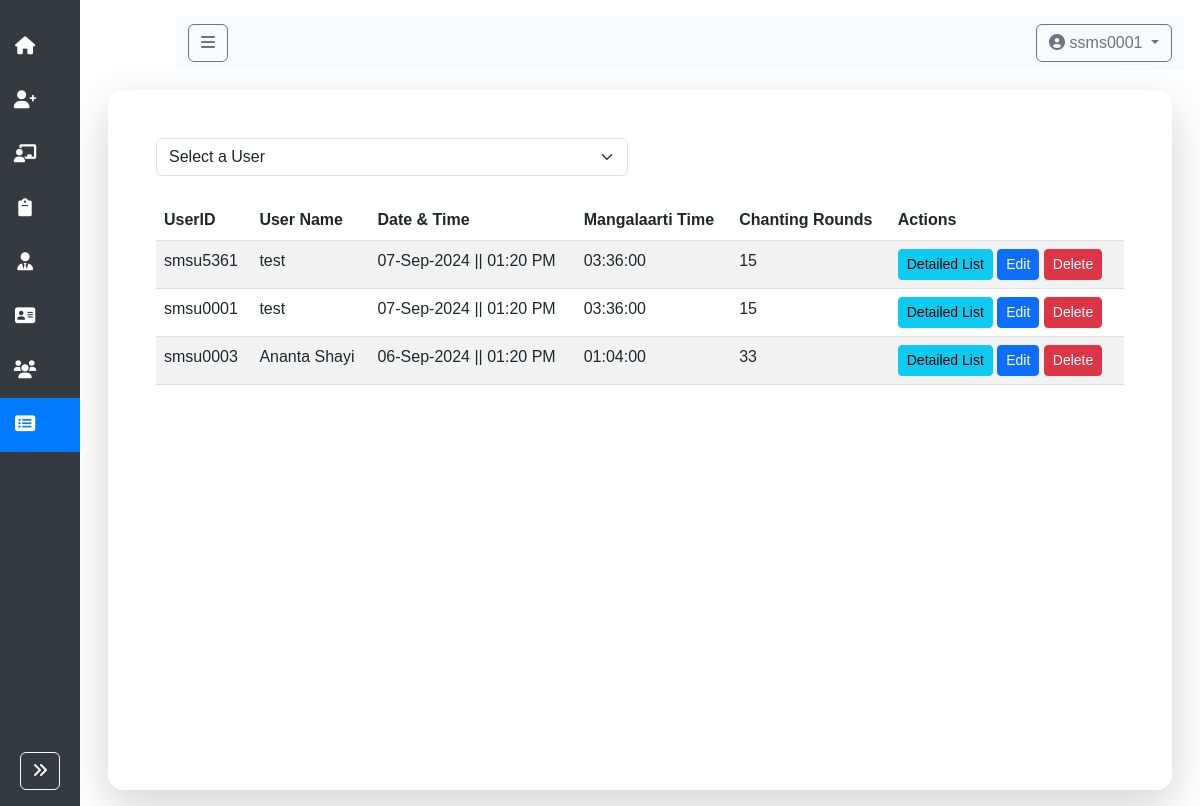
Before: /view_shadhana_records.php (signed in) with the older database file.
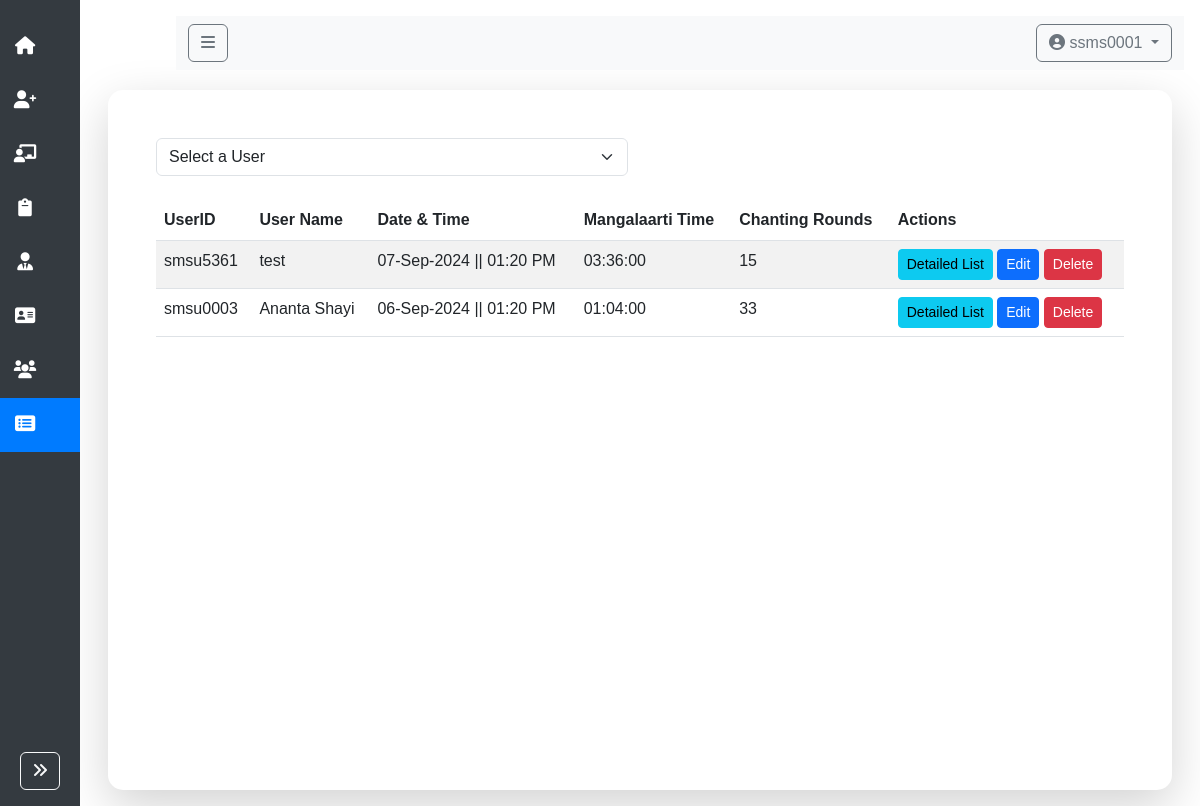
After: the same page with the newer database file.
### tables this page shows
CREATE TABLE `users` (
  `id` int(11) NOT NULL,
  `name` varchar(100) NOT NULL,
  `email` varchar(100) NOT NULL,
  `phone` varchar(100) NOT NULL,
  `password` varchar(255) NOT NULL,
  `userid` varchar(50) NOT NULL,
  `role` varchar(50) NOT NULL
);

CREATE TABLE `shadhana_record` (
  `id` int(11) NOT NULL,
  `userid` varchar(100) NOT NULL,
  `user_name` varchar(100) NOT NULL,
  `morning_wake_up_time` time DEFAULT NULL,
  `mangalaarti_time` time DEFAULT NULL,
  `tulsi_parikrama` enum('Yes','No') DEFAULT 'No',
  `chanting_rounds` int(11) DEFAULT NULL,
  `chanting_finished_time` time DEFAULT NULL,
  `grantha_study` enum('Yes','No') DEFAULT 'No',
  `which_grantha` varchar(255) DEFAULT NULL,
  `grantha_reading_duration` varchar(100) DEFAULT NULL,
  `lecture_hearing` enum('Yes','No') DEFAULT 'No',
  `which_lecture` varchar(255) DEFAULT NULL,
  `lecture_hearing_duration` varchar(100) DEFAULT NULL,
  `material_study_work` enum('Yes','No') DEFAULT 'No',
  `material_study_work_duration` varchar(100) DEFAULT NULL,
  `devotional_services_done` text DEFAULT NULL,
  `did_gossip` enum('Yes','No') DEFAULT 'No',
  `gossip_duration` varchar(100) DEFAULT NULL,
  `phone_usage_duration` varchar(100) DEFAULT NULL,
  `slept_listening_kirtan` enum('Yes','No') DEFAULT 'No',
  `date_time` datetime DEFAULT current_timestamp()
);

### view_shadhana_records.php (the view, shortened to what this page needs)
<?php
require_once 'config.php';
$userid = $_SESSION['userid'];
$query = "SELECT u.userid, p.name
          FROM users u
          LEFT JOIN profiles p ON u.userid = p.userid
          WHERE u.userid = :userid";
$stmt = $conn->prepare($query);
$stmt->bindParam(':userid', $userid);
$stmt->execute();
$user = $stmt->fetch(PDO::FETCH_ASSOC);
$selected_userid = isset($_POST['selected_userid']) ? $_POST['selected_userid'] : '';
if ($selected_userid) {
    $sql = "SELECT * FROM shadhana_record WHERE userid = :userid";
    $stmt = $conn->prepare($sql);
    $stmt->bindParam(':userid', $selected_userid);
    $stmt->execute();
    $records = $stmt->fetchAll(PDO::FETCH_ASSOC);
} else {
    $sql = "SELECT * FROM shadhana_record";
    $stmt = $conn->prepare($sql);
    $stmt->execute();
    $records = $stmt->fetchAll(PDO::FETCH_ASSOC);
}
?>
<?php include 'dheader.php' ?>
        <form method="POST" action="view_shadhana_records.php" class="mb-4">
            <div class="row">
                <div class="col-md-6">
                    <select name="selected_userid" class="form-select" onchange="this.form.submit()">
                        <option value="">Select a User</option>
                    </select>
                </div>
            </div>
        </form>
        <table id="shadhanaTable" class="table table-striped table-hover">
            <thead>
                <tr>
                    <th>UserID</th>
                    <th>User Name</th>
                    <th>Date & Time</th>
                    <th>Mangalaarti Time</th>
                    <th>Chanting Rounds</th>
                    <th>Actions</th>
                </tr>
            </thead>
            <tbody>
                <?php if (empty($records)): ?>
                    <tr>
                        <td colspan="6" class="text-center">No records found for the selected user.</td>
                    </tr>
                <?php else: ?>
                    <?php foreach ($records as $record): ?>
                    <tr>
                        <td><?php echo htmlspecialchars($record['userid']); ?></td>
                        <td><?php echo htmlspecialchars($record['user_name']); ?></td>
                        <td>
                            <?php
                            $date = new DateTime($record['date_time']);
                            echo $date->format('d-M-Y') . ' || ' . $date->format('h:i A');
                            ?>
                        </td>
                        <td><?php echo htmlspecialchars($record['mangalaarti_time']); ?></td>
                        <td><?php echo htmlspecialchars($record['chanting_rounds']); ?></td>
                        <td>
                            <button class="btn btn-info btn-sm" data-bs-toggle="modal" data-bs-target="#detailsModal-<?php echo $record['userid']; ?>">Detailed List</button>
                            <?php if ($_SESSION['role'] === 'admin' || $_SESSION['role'] === 'counselor'): ?>
                            <a href="edit_shadhana_record.php?id=<?php echo htmlspecialchars($record['id']); ?>" class="btn btn-primary btn-sm">Edit</a>
                            <a href="delete_shadhana_record.php?id=<?php echo htmlspecialchars($record['id']); ?>" class="btn btn-danger btn-sm" onclick="return confirm('Are you sure you want to delete this record?');">Delete</a>
                            <?php endif; ?>
                        </td>
                    </tr>
                    <?php endforeach; ?>
                <?php endif; ?>
            </tbody>
        </table>
       <?php include 'dfooter.php' ?>

### dheader.php (shortened to what this page needs)
<!DOCTYPE html>
<html lang="en">
<head>
    <link href="https://cdn.jsdelivr.net/npm/bootstrap@5.3.0-alpha1/dist/css/bootstrap.min.css" rel="stylesheet">
    <link rel="stylesheet" href="https://cdnjs.cloudflare.com/ajax/libs/font-awesome/6.0.0-beta3/css/all.min.css">
    <link rel="stylesheet" href="assets/custom.css">
</head>
<body>
    <?php include 'assets/sidebar.php'; ?>
    <div id="content" class="content">
        <?php include 'assets/navbar.php'; ?>
        <div class="container-fluid">
            <div class="main-card shadow-lg p-5">

### assets/sidebar.php
<?php
$currentPage = basename($_SERVER['PHP_SELF']);
$userRole = isset($_SESSION['role']) ? $_SESSION['role'] : '';
$isAdminOrCounselor = ($userRole === 'admin' || $userRole === 'counselor');
?>
<div id="sidebar" class="sidebar d-flex flex-column justify-content-between">
    <div>
        <?php if ($isAdminOrCounselor): ?>
            <a href="index.php" class="<?php echo $currentPage === 'index.php' ? 'active' : ''; ?>">
                <i class="fas fa-home sidebar-icon"></i><span>Dashboard</span>
            </a>
            <a href="create_profile.php" class="<?php echo $currentPage === 'create_profile.php' ? 'active' : ''; ?>">
                <i class="fas fa-user-plus sidebar-icon"></i><span>Add Profile</span>
            </a>
            <a href="add_counselor.php" class="<?php echo $currentPage === 'add_counselor.php' ? 'active' : ''; ?>">
                <i class="fas fa-chalkboard-teacher sidebar-icon"></i><span>Add Counselor</span>
            </a>
            <a href="shadhana_recorder.php" class="<?php echo $currentPage === 'shadhana_recorder.php' ? 'active' : ''; ?>">
                <i class="fas fa-clipboard sidebar-icon"></i><span>Add Shadhana Record</span>
            </a>
            <a href="assign_counselor.php" class="<?php echo $currentPage === 'assign_counselor.php' ? 'active' : ''; ?>">
                <i class="fas fa-user-tie sidebar-icon"></i><span>Assign Counselor</span>
            </a>
            <a href="view_profiles.php" class="<?php echo $currentPage === 'view_profiles.php' ? 'active' : ''; ?>">
                <i class="fas fa-address-card sidebar-icon"></i><span>View Profile</span>
            </a>
            <a href="view_users.php" class="<?php echo $currentPage === 'view_users.php' ? 'active' : ''; ?>">
                <i class="fas fa-users sidebar-icon"></i><span>View Users</span>
            </a>
            <a href="view_shadhana_records.php" class="<?php echo $currentPage === 'view_shadhana_records.php' ? 'active' : ''; ?>">
                <i class="fas fa-list-alt sidebar-icon"></i><span>View Shadhana Records</span>
            </a>
        <?php else: ?>
            <a href="shadhana_recorder.php" class="<?php echo $currentPage === 'shadhana_recorder.php' ? 'active' : ''; ?>">
                <i class="fas fa-clipboard sidebar-icon"></i><span>Add Shadhana Record</span>
            </a>
        <?php endif; ?>
    </div>
    <div class="text-center mb-3">
        <button id="sidebarCollapseBtn" class="btn btn-outline-light">
            <i class="fas fa-angle-double-left"></i>
        </button>
    </div>
</div>

### assets/navbar.php (shortened to what this page needs)
<nav class="navbar navbar-expand-lg navbar-light bg-light">
    <div class="container-fluid">
        <button id="sidebarToggle" class="btn btn-outline-secondary">
            <i class="fas fa-bars"></i>
        </button>
        <div class="ms-auto d-flex align-items-center">
            <div class="profile-dropdown dropdown">
                <button class="btn btn-outline-secondary dropdown-toggle" type="button" id="profileDropdown" data-bs-toggle="dropdown" aria-expanded="false">
                    <i class="fas fa-user-circle"></i> <?php echo htmlspecialchars($user['userid']); ?>
                </button>
            </div>
        </div>
    </div>
</nav>

### dfooter.php (shortened to what this page needs)
</div>
        </div>
    </div>
</body>
</html>

### assets/custom.css (style rules this page uses)
body, html { height: 100%; margin: 0; font-family: Arial, sans-serif; }
.sidebar { height: 100%; width: 250px; position: fixed; top: 0; left: 0; background-color: #343a40; padding-top: 20px; transition: 0.3s; display: flex; flex-direction: column; justify-content: space-between; }
.sidebar a { padding: 15px; text-align: left; display: block; color: white; font-size: 16px; text-decoration: none; transition: 0.2s; }
.sidebar .active { background-color: #007bff; }
.collapsed-sidebar { width: 80px; }
.sidebar .sidebar-icon { display: inline-block; font-size: 18px; margin-right: 15px; }
.sidebar.collapsed-sidebar a { text-align: center; padding-left: 0; }
.sidebar.collapsed-sidebar .fa-angle-double-left { transform: rotate(180deg); }
.content { transition: margin-left 0.3s; padding: 16px; margin-left: 250px; }
.collapsed-content { margin-left: 80px; }
.navbar { margin-left: 250px; transition: margin-left 0.3s; }
.collapsed-navbar { margin-left: 80px; }
.main-card { margin-top: 20px; padding: 30px; background-color: white; border-radius: 15px; box-shadow: 0px 0px 10px rgba(0, 0, 0, 0.1); height: calc(100vh - 100px); overflow-y: auto; }

Changed rows visible on the page:
removed shadhana_record: userid "smsu0001", user_name "test", date_time "07-Sep-2024", date_time "01:20 PM", mangalaarti_time "03:36:00", chanting_rounds "15"
